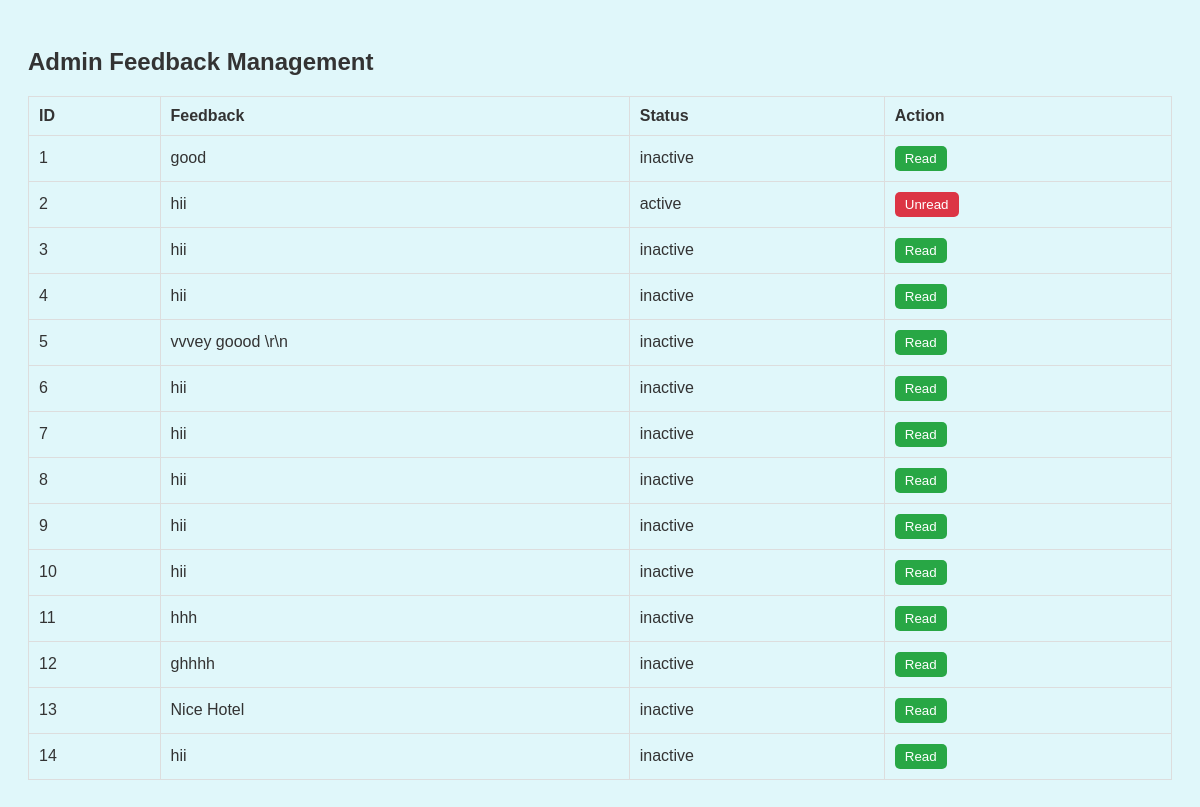
Screenshot of /include/Admin/feedback.php (signed in) with the database file from the repository.
### tables this page shows
CREATE TABLE `feedback` (
  `id` int(11) NOT NULL,
  `comment` text NOT NULL,
  `status` enum('active','inactive') DEFAULT 'inactive',
  `created_at` timestamp NULL DEFAULT CURRENT_TIMESTAMP
);

### include/Admin/feedback.php (the view, shortened to what this page needs)
<?php
$conn = new mysqli('localhost', 'root', '', 'hotel_booking_system');
$result = $conn->query("SELECT * FROM feedback");
?>
<!DOCTYPE html>
<html lang="en">
<head>
</head>
<body>
<h2>Admin Feedback Management</h2>
<table>
    <thead>
        <tr>
            <th>ID</th>
            <th>Feedback</th>
            <th>Status</th>
            <th>Action</th>
        </tr>
    </thead>
    <tbody>
        <?php while ($row = $result->fetch_assoc()): ?>
            <tr>
                <td><?php echo $row['id']; ?></td>
                <td><?php echo htmlspecialchars($row['comment']); ?></td>
                <td><?php echo $row['status']; ?></td>
                <td>
                    <?php if ($row['status'] == 'inactive'): ?>
                        <a href="?action=activate&id=<?php echo $row['id']; ?>">
                            <button class="activate-button">Read</button>
                        </a>
                    <?php else: ?>
                        <a href="?action=deactivate&id=<?php echo $row['id']; ?>">
                            <button class="deactivate-button">Unread</button>
                        </a>
                    <?php endif; ?>
                </td>
            </tr>
        <?php endwhile; ?>
    </tbody>
</table>
</body>
</html>

### include/Admin/feedback.php (style rules this page uses)
body { font-family: Arial, sans-serif; background-color: #e0f7fa; color: #333; padding: 20px; }
table { width: 100%; border-collapse: collapse; margin-top: 20px; }
table, th, td { border: 1px solid #ddd; }
th, td { padding: 10px; text-align: left; }
button { padding: 5px 10px; color: white; border: none; cursor: pointer; border-radius: 5px; }
.activate-button { background-color: #28a745; }
.deactivate-button { background-color: #dc3545; }
a { text-decoration: none; }

### rows the page displays
feedback: id "1", comment "good", status "inactive"
feedback: id "2", comment "hii", status "active"
feedback: id "3", comment "hii", status "inactive"
feedback: id "4", comment "hii", status "inactive"
feedback: id "5", comment "vvvey goood \\r\\n", status "inactive"
feedback: id "6", comment "hii", status "inactive"
feedback: id "7", comment "hii", status "inactive"
feedback: id "8", comment "hii", status "inactive"
feedback: id "9", comment "hii", status "inactive"
feedback: id "10", comment "hii", status "inactive"
feedback: id "11", comment "hhh", status "inactive"
feedback: id "12", comment "ghhhh", status "inactive"
feedback: id "13", comment "Nice Hotel", status "inactive"
feedback: id "14", comment "hii", status "inactive"
